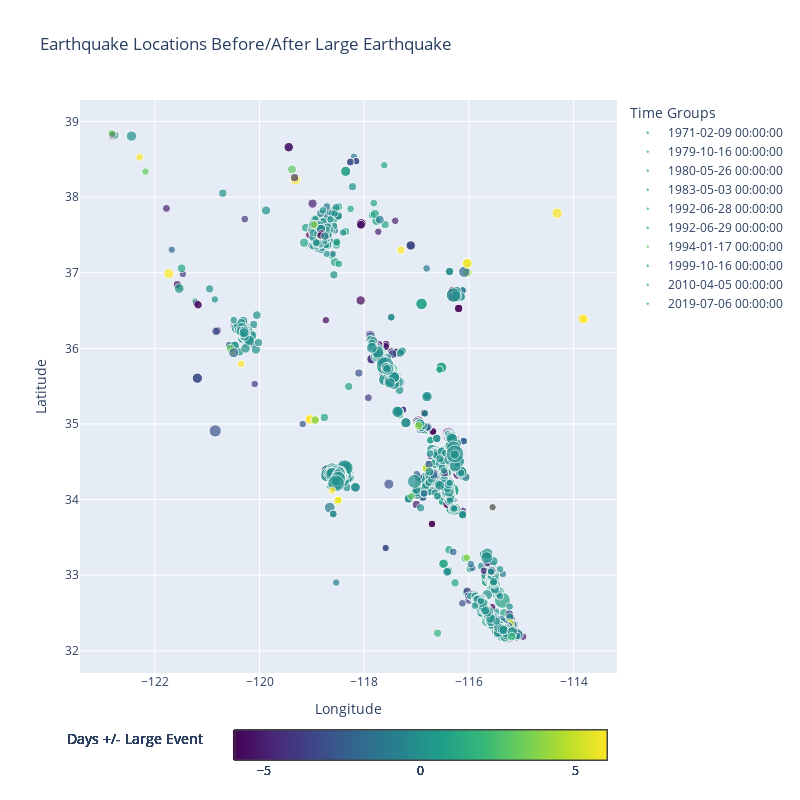

Here is the notebook cell this chart was saved with:
### Markdown cell above
Earthquake Locations Before/After a large earthquake

### Code cell
filtered_data_df = pd.DataFrame()

# Plotting locations of earthquakes 1 week before/after a large  earthquake
for index, row in usgs_grouped_max_top10.iterrows():
    current_time = row['time']
    previous_time = current_time - one_week
    next_time = current_time + one_week
    
    filtered_data_before = usgs[(usgs['time'] >= previous_time) & (usgs['time'] < current_time)].copy()
    filtered_data_before['days_until_large_value'] = (current_time - filtered_data_before['time']).dt.days
    
    filtered_data_after = usgs[(usgs['time'] <= next_time) & (usgs['time'] >= current_time)].copy()
    filtered_data_after['days_until_large_value'] = (current_time - filtered_data_after['time']).dt.days
    
    # Add a new column 'time_group' to identify different times for symbols
    filtered_data_before['time_group'] = str(current_time)
    filtered_data_after['time_group'] = str(current_time)
    
    filtered_data_df = pd.concat([filtered_data_df, filtered_data_before, filtered_data_after])

fig = go.Figure()

color_scale_min = -6
color_scale_max = 6

for time_group in filtered_data_df['time_group'].unique():
    subset_df = filtered_data_df[filtered_data_df['time_group'] == time_group]
    
    fig.add_trace(go.Scatter(
        x=subset_df['longitude'],
        y=subset_df['latitude'],
        mode='markers',
        marker=dict(
            size=subset_df['mag'],
            sizemode='diameter',
            sizeref=0.4,
            color=subset_df['days_until_large_value'],
            symbol='circle',
            colorbar=dict(
                tickfont=dict(
                    size=12
                ),
                x=0.5,
                y=-0.2,
                orientation='h',
                len=1.0,
                title='Days +/- Large Event',
            ),
            showscale=True,
            colorscale='Viridis',
            cmin = color_scale_min,
            cmax = color_scale_max
        ),
        text=subset_df['time'],
        name=str(time_group)
    ))

# Update layout
fig.update_layout(
    width=800,
    height=800,
    title='Earthquake Locations Before/After Large Earthquake',
    xaxis=dict(title='Longitude'),
    yaxis=dict(title='Latitude'),
    dragmode='pan',
    legend=dict(
        title='Time Groups',
        font=dict(
            size=12
        ),
    ),
)

# Show the interactive plot
fig.show()

### Figure 1 — Plotly figure (JSON) as saved in the notebook; plotly's stock layout.template omitted (floating-point values rounded to 4 significant figures; data arrays with more than 128 entries replaced by an {"elided": "..."} marker saying what was removed)
{"data": [{"marker": {"cmax": 6, "cmin": -6, "color": {"elided": "236 int values"}, "colorbar": {"len": 1, "orientation": "h", "tickfont": {"size": 12}, "title": {"text": "Days +/- Large Event"}, "x": 0.5, "y": -0.2}, "colorscale": [[0, "#440154"], [0.1111, "#482878"], [0.2222, "#3e4989"], [0.3333, "#31688e"], [0.4444, "#26828e"], [0.5556, "#1f9e89"], [0.6667, "#35b779"], [0.7778, "#6ece58"], [0.8889, "#b5de2b"], [1, "#fde725"]], "showscale": true, "size": {"elided": "236 float values"}, "sizemode": "diameter", "sizeref": 0.4, "symbol": "circle"}, "mode": "markers", "name": "1971-02-09 00:00:00", "text": {"elided": "236 str values"}, "type": "scatter", "x": {"elided": "236 float values"}, "y": {"elided": "236 float values"}}, {"marker": {"cmax": 6, "cmin": -6, "color": {"elided": "266 int values"}, "colorbar": {"len": 1, "orientation": "h", "tickfont": {"size": 12}, "title": {"text": "Days +/- Large Event"}, "x": 0.5, "y": -0.2}, "colorscale": [[0, "#440154"], [0.1111, "#482878"], [0.2222, "#3e4989"], [0.3333, "#31688e"], [0.4444, "#26828e"], [0.5556, "#1f9e89"], [0.6667, "#35b779"], [0.7778, "#6ece58"], [0.8889, "#b5de2b"], [1, "#fde725"]], "showscale": true, "size": {"elided": "266 float values"}, "sizemode": "diameter", "sizeref": 0.4, "symbol": "circle"}, "mode": "markers", "name": "1979-10-16 00:00:00", "text": {"elided": "266 str values"}, "type": "scatter", "x": {"elided": "266 float values"}, "y": {"elided": "266 float values"}}, {"marker": {"cmax": 6, "cmin": -6, "color": {"elided": "492 int values"}, "colorbar": {"len": 1, "orientation": "h", "tickfont": {"size": 12}, "title": {"text": "Days +/- Large Event"}, "x": 0.5, "y": -0.2}, "colorscale": [[0, "#440154"], [0.1111, "#482878"], [0.2222, "#3e4989"], [0.3333, "#31688e"], [0.4444, "#26828e"], [0.5556, "#1f9e89"], [0.6667, "#35b779"], [0.7778, "#6ece58"], [0.8889, "#b5de2b"], [1, "#fde725"]], "showscale": true, "size": {"elided": "492 float values"}, "sizemode": "diameter", "sizeref": 0.4, "symbol": "circle"}, "mode": "markers", "name": "1980-05-26 00:00:00", "text": {"elided": "492 str values"}, "type": "scatter", "x": {"elided": "492 float values"}, "y": {"elided": "492 float values"}}, {"marker": {"cmax": 6, "cmin": -6, "color": {"elided": "259 int values"}, "colorbar": {"len": 1, "orientation": "h", "tickfont": {"size": 12}, "title": {"text": "Days +/- Large Event"}, "x": 0.5, "y": -0.2}, "colorscale": [[0, "#440154"], [0.1111, "#482878"], [0.2222, "#3e4989"], [0.3333, "#31688e"], [0.4444, "#26828e"], [0.5556, "#1f9e89"], [0.6667, "#35b779"], [0.7778, "#6ece58"], [0.8889, "#b5de2b"], [1, "#fde725"]], "showscale": true, "size": {"elided": "259 float values"}, "sizemode": "diameter", "sizeref": 0.4, "symbol": "circle"}, "mode": "markers", "name": "1983-05-03 00:00:00", "text": {"elided": "259 str values"}, "type": "scatter", "x": {"elided": "259 float values"}, "y": {"elided": "259 float values"}}, {"marker": {"cmax": 6, "cmin": -6, "color": {"elided": "748 int values"}, "colorbar": {"len": 1, "orientation": "h", "tickfont": {"size": 12}, "title": {"text": "Days +/- Large Event"}, "x": 0.5, "y": -0.2}, "colorscale": [[0, "#440154"], [0.1111, "#482878"], [0.2222, "#3e4989"], [0.3333, "#31688e"], [0.4444, "#26828e"], [0.5556, "#1f9e89"], [0.6667, "#35b779"], [0.7778, "#6ece58"], [0.8889, "#b5de2b"], [1, "#fde725"]], "showscale": true, "size": {"elided": "748 float values"}, "sizemode": "diameter", "sizeref": 0.4, "symbol": "circle"}, "mode": "markers", "name": "1992-06-28 00:00:00", "text": {"elided": "748 str values"}, "type": "scatter", "x": {"elided": "748 float values"}, "y": {"elided": "748 float values"}}, {"marker": {"cmax": 6, "cmin": -6, "color": {"elided": "777 int values"}, "colorbar": {"len": 1, "orientation": "h", "tickfont": {"size": 12}, "title": {"text": "Days +/- Large Event"}, "x": 0.5, "y": -0.2}, "colorscale": [[0, "#440154"], [0.1111, "#482878"], [0.2222, "#3e4989"], [0.3333, "#31688e"], [0.4444, "#26828e"], [0.5556, "#1f9e89"], [0.6667, "#35b779"], [0.7778, "#6ece58"], [0.8889, "#b5de2b"], [1, "#fde725"]], "showscale": true, "size": {"elided": "777 float values"}, "sizemode": "diameter", "sizeref": 0.4, "symbol": "circle"}, "mode": "markers", "name": "1992-06-29 00:00:00", "text": {"elided": "777 str values"}, "type": "scatter", "x": {"elided": "777 float values"}, "y": {"elided": "777 float values"}}, {"marker": {"cmax": 6, "cmin": -6, "color": {"elided": "325 int values"}, "colorbar": {"len": 1, "orientation": "h", "tickfont": {"size": 12}, "title": {"text": "Days +/- Large Event"}, "x": 0.5, "y": -0.2}, "colorscale": [[0, "#440154"], [0.1111, "#482878"], [0.2222, "#3e4989"], [0.3333, "#31688e"], [0.4444, "#26828e"], [0.5556, "#1f9e89"], [0.6667, "#35b779"], [0.7778, "#6ece58"], [0.8889, "#b5de2b"], [1, "#fde725"]], "showscale": true, "size": {"elided": "325 float values"}, "sizemode": "diameter", "sizeref": 0.4, "symbol": "circle"}, "mode": "markers", "name": "1994-01-17 00:00:00", "text": {"elided": "325 str values"}, "type": "scatter", "x": {"elided": "325 float values"}, "y": {"elided": "325 float values"}}, {"marker": {"cmax": 6, "cmin": -6, "color": {"elided": "419 int values"}, "colorbar": {"len": 1, "orientation": "h", "tickfont": {"size": 12}, "title": {"text": "Days +/- Large Event"}, "x": 0.5, "y": -0.2}, "colorscale": [[0, "#440154"], [0.1111, "#482878"], [0.2222, "#3e4989"], [0.3333, "#31688e"], [0.4444, "#26828e"], [0.5556, "#1f9e89"], [0.6667, "#35b779"], [0.7778, "#6ece58"], [0.8889, "#b5de2b"], [1, "#fde725"]], "showscale": true, "size": {"elided": "419 float values"}, "sizemode": "diameter", "sizeref": 0.4, "symbol": "circle"}, "mode": "markers", "name": "1999-10-16 00:00:00", "text": {"elided": "419 str values"}, "type": "scatter", "x": {"elided": "419 float values"}, "y": {"elided": "419 float values"}}, {"marker": {"cmax": 6, "cmin": -6, "color": {"elided": "548 int values"}, "colorbar": {"len": 1, "orientation": "h", "tickfont": {"size": 12}, "title": {"text": "Days +/- Large Event"}, "x": 0.5, "y": -0.2}, "colorscale": [[0, "#440154"], [0.1111, "#482878"], [0.2222, "#3e4989"], [0.3333, "#31688e"], [0.4444, "#26828e"], [0.5556, "#1f9e89"], [0.6667, "#35b779"], [0.7778, "#6ece58"], [0.8889, "#b5de2b"], [1, "#fde725"]], "showscale": true, "size": {"elided": "548 float values"}, "sizemode": "diameter", "sizeref": 0.4, "symbol": "circle"}, "mode": "markers", "name": "2010-04-05 00:00:00", "text": {"elided": "548 str values"}, "type": "scatter", "x": {"elided": "548 float values"}, "y": {"elided": "548 float values"}}, {"marker": {"cmax": 6, "cmin": -6, "color": {"elided": "959 int values"}, "colorbar": {"len": 1, "orientation": "h", "tickfont": {"size": 12}, "title": {"text": "Days +/- Large Event"}, "x": 0.5, "y": -0.2}, "colorscale": [[0, "#440154"], [0.1111, "#482878"], [0.2222, "#3e4989"], [0.3333, "#31688e"], [0.4444, "#26828e"], [0.5556, "#1f9e89"], [0.6667, "#35b779"], [0.7778, "#6ece58"], [0.8889, "#b5de2b"], [1, "#fde725"]], "showscale": true, "size": {"elided": "959 float values"}, "sizemode": "diameter", "sizeref": 0.4, "symbol": "circle"}, "mode": "markers", "name": "2019-07-06 00:00:00", "text": {"elided": "959 str values"}, "type": "scatter", "x": {"elided": "959 float values"}, "y": {"elided": "959 float values"}}], "layout": {"dragmode": "pan", "height": 800, "legend": {"font": {"size": 12}, "title": {"text": "Time Groups"}}, "title": {"text": "Earthquake Locations Before/After Large Earthquake"}, "width": 800, "xaxis": {"title": {"text": "Longitude"}}, "yaxis": {"title": {"text": "Latitude"}}}}
